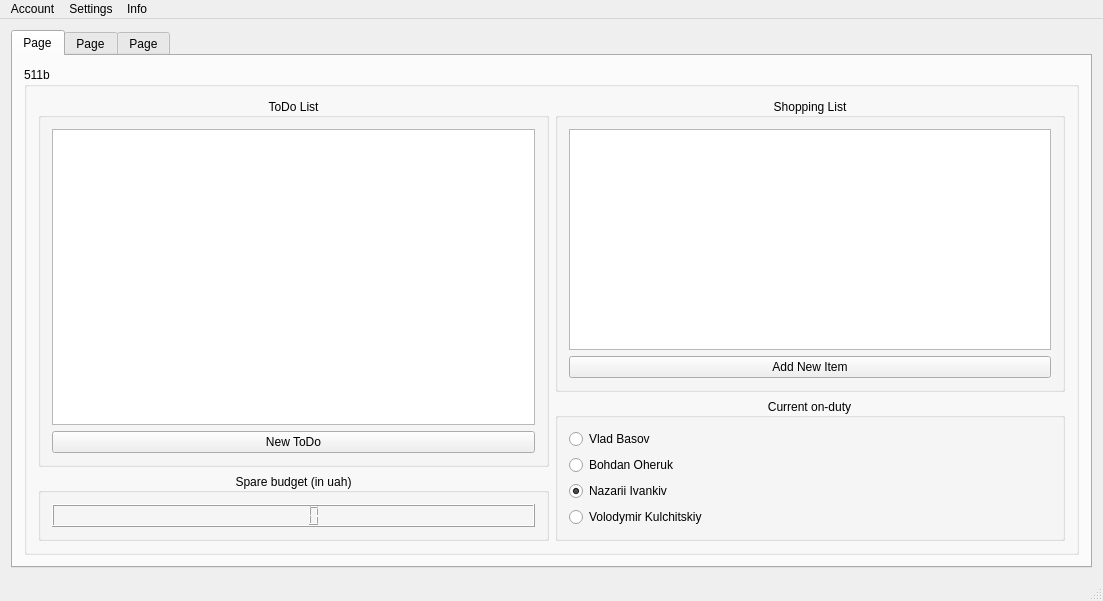
<?xml version="1.0" encoding="UTF-8"?>
<ui version="4.0">
 <class>MainWindow</class>
 <widget class="QMainWindow" name="MainWindow">
  <property name="geometry">
   <rect>
    <x>0</x>
    <y>0</y>
    <width>1103</width>
    <height>601</height>
   </rect>
  </property>
  <property name="windowTitle">
   <string>RoomTracker</string>
  </property>
  <widget class="QWidget" name="centralWidget">
   <layout class="QHBoxLayout" name="horizontalLayout">
    <item>
     <widget class="QTabWidget" name="tabWidget">
      <property name="currentIndex">
       <number>0</number>
      </property>
      <widget class="QWidget" name="tab">
       <attribute name="title">
        <string>Page</string>
       </attribute>
       <layout class="QVBoxLayout" name="verticalLayout_2">
        <item>
         <widget class="QGroupBox" name="groupBox">
          <property name="title">
           <string>511b</string>
          </property>
          <layout class="QGridLayout" name="gridLayout">
           <item row="0" column="1">
            <layout class="QVBoxLayout" name="verticalLayout_5">
             <item>
              <widget class="QGroupBox" name="groupBox_3">
               <property name="title">
                <string>Shopping List</string>
               </property>
               <property name="alignment">
                <set>Qt::AlignCenter</set>
               </property>
               <layout class="QVBoxLayout" name="verticalLayout_4">
                <item>
                 <widget class="QListWidget" name="listWidget"/>
                </item>
                <item>
                 <widget class="QPushButton" name="pushButton">
                  <property name="text">
                   <string>Add New Item</string>
                  </property>
                 </widget>
                </item>
               </layout>
              </widget>
             </item>
             <item>
              <widget class="QGroupBox" name="groupBox_2">
               <property name="title">
                <string>Current on-duty</string>
               </property>
               <property name="alignment">
                <set>Qt::AlignCenter</set>
               </property>
               <layout class="QFormLayout" name="formLayout">
                <item row="0" column="0" colspan="2">
                 <layout class="QVBoxLayout" name="verticalLayout_3">
                  <item>
                   <widget class="QRadioButton" name="radioButton">
                    <property name="text">
                     <string>Vlad Basov</string>
                    </property>
                   </widget>
                  </item>
                  <item>
                   <widget class="QRadioButton" name="radioButton_2">
                    <property name="text">
                     <string>Bohdan Oheruk</string>
                    </property>
                   </widget>
                  </item>
                  <item>
                   <widget class="QRadioButton" name="radioButton_3">
                    <property name="text">
                     <string>Nazarii Ivankiv</string>
                    </property>
                    <property name="checked">
                     <bool>true</bool>
                    </property>
                   </widget>
                  </item>
                  <item>
                   <widget class="QRadioButton" name="radioButton_4">
                    <property name="text">
                     <string>Volodymir Kulchitskiy</string>
                    </property>
                   </widget>
                  </item>
                 </layout>
                </item>
               </layout>
              </widget>
             </item>
            </layout>
           </item>
           <item row="0" column="0">
            <layout class="QVBoxLayout" name="verticalLayout_6">
             <item>
              <widget class="QGroupBox" name="groupBox_5">
               <property name="title">
                <string>ToDo List</string>
               </property>
               <property name="alignment">
                <set>Qt::AlignCenter</set>
               </property>
               <layout class="QVBoxLayout" name="verticalLayout_7">
                <item>
                 <widget class="QListWidget" name="listWidget_2"/>
                </item>
                <item>
                 <widget class="QPushButton" name="pushButton_3">
                  <property name="text">
                   <string>New ToDo</string>
                  </property>
                 </widget>
                </item>
               </layout>
              </widget>
             </item>
             <item>
              <widget class="QGroupBox" name="groupBox_4">
               <property name="title">
                <string>Spare budget (in uah)</string>
               </property>
               <property name="alignment">
                <set>Qt::AlignCenter</set>
               </property>
               <layout class="QHBoxLayout" name="horizontalLayout_3">
                <item>
                 <widget class="QLCDNumber" name="lcdNumber"/>
                </item>
               </layout>
              </widget>
             </item>
            </layout>
           </item>
          </layout>
         </widget>
        </item>
       </layout>
      </widget>
      <widget class="QWidget" name="tab_2">
       <attribute name="title">
        <string>Page</string>
       </attribute>
       <layout class="QVBoxLayout" name="verticalLayout">
        <item>
         <widget class="QListWidget" name="listWidget_3"/>
        </item>
        <item>
         <widget class="QPushButton" name="pushButton_2">
          <property name="text">
           <string>Add New Item</string>
          </property>
         </widget>
        </item>
       </layout>
      </widget>
      <widget class="QWidget" name="tab_3">
       <attribute name="title">
        <string>Page</string>
       </attribute>
       <layout class="QHBoxLayout" name="horizontalLayout_2">
        <item>
         <widget class="QCalendarWidget" name="calendarWidget"/>
        </item>
       </layout>
      </widget>
     </widget>
    </item>
   </layout>
  </widget>
  <widget class="QMenuBar" name="menuBar">
   <property name="geometry">
    <rect>
     <x>0</x>
     <y>0</y>
     <width>1103</width>
     <height>19</height>
    </rect>
   </property>
   <widget class="QMenu" name="menuLog_In">
    <property name="title">
     <string>Account</string>
    </property>
    <addaction name="actionLog_out"/>
    <addaction name="actionRelogin"/>
   </widget>
   <widget class="QMenu" name="menuSettings">
    <property name="title">
     <string>Settings</string>
    </property>
    <addaction name="actionAccount_settings"/>
    <addaction name="actionGlobal_settings"/>
   </widget>
   <widget class="QMenu" name="menuAbout">
    <property name="title">
     <string>Info</string>
    </property>
    <addaction name="actionRoom_rules"/>
    <addaction name="actionAbout"/>
   </widget>
   <addaction name="menuLog_In"/>
   <addaction name="menuSettings"/>
   <addaction name="menuAbout"/>
  </widget>
  <widget class="QStatusBar" name="statusBar"/>
  <action name="actionAccount_settings">
   <property name="text">
    <string>Account settings</string>
   </property>
  </action>
  <action name="actionGlobal_settings">
   <property name="text">
    <string>Global settings</string>
   </property>
  </action>
  <action name="actionLog_out">
   <property name="text">
    <string>Log out</string>
   </property>
  </action>
  <action name="actionRelogin">
   <property name="text">
    <string>Relogin</string>
   </property>
  </action>
  <action name="actionRoom_rules">
   <property name="text">
    <string>Room rules</string>
   </property>
  </action>
  <action name="actionAbout">
   <property name="text">
    <string>About</string>
   </property>
  </action>
 </widget>
 <layoutdefault spacing="6" margin="11"/>
 <resources/>
 <connections/>
</ui>
